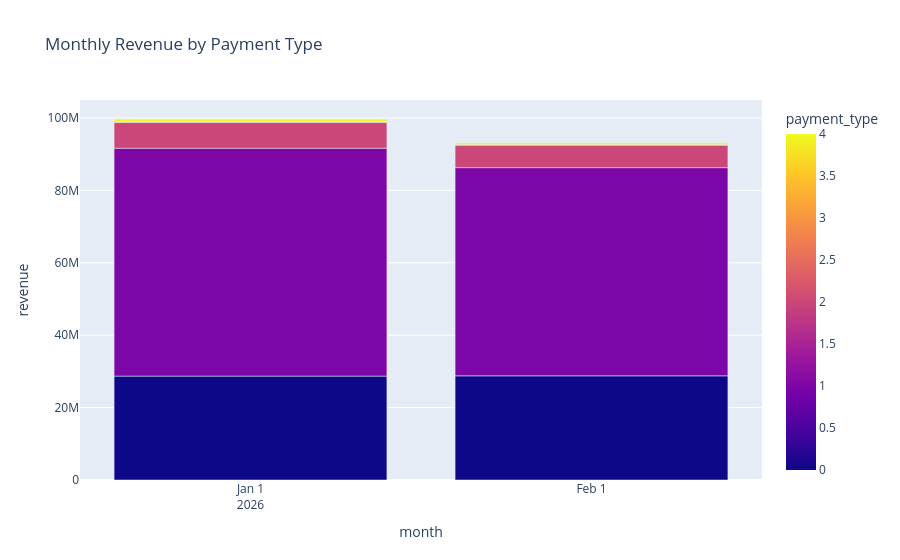

Write notebook code for a chart like this one.
### Code cell
question = "Can you show me revenue for each payment type monthly, the sql output should look something like this (month,payment type,revenue)"
output_df = query_to_sql_to_chart(question ,DATABASE_PATH)

### Figure 1 — Plotly figure (JSON) as saved in the notebook; plotly's stock layout.template omitted (floating-point values rounded to 4 significant figures)
{"data": [{"alignmentgroup": "True", "hovertemplate": "month=%{x}<br>revenue=%{y}<br>payment_type=%{marker.color}<extra></extra>", "legendgroup": "", "marker": {"color": [0, 1, 2, 3, 4, 0, 1, 2, 3, 4], "coloraxis": "coloraxis", "pattern": {"shape": ""}}, "name": "", "offsetgroup": "", "orientation": "v", "showlegend": false, "textposition": "auto", "type": "bar", "x": ["2026-01", "2026-01", "2026-01", "2026-01", "2026-01", "2026-02", "2026-02", "2026-02", "2026-02", "2026-02"], "xaxis": "x", "y": [28697607, 62949353, 7091402, 213550, 765843, 28773876, 57510543, 6212908, 156377, 515989], "yaxis": "y"}], "layout": {"barmode": "group", "coloraxis": {"colorbar": {"title": {"text": "payment_type"}}, "colorscale": [[0, "#0d0887"], [0.1111, "#46039f"], [0.2222, "#7201a8"], [0.3333, "#9c179e"], [0.4444, "#bd3786"], [0.5556, "#d8576b"], [0.6667, "#ed7953"], [0.7778, "#fb9f3a"], [0.8889, "#fdca26"], [1, "#f0f921"]]}, "legend": {"tracegroupgap": 0}, "title": {"text": "Monthly Revenue by Payment Type"}, "xaxis": {"anchor": "y", "domain": [0, 1], "title": {"text": "month"}}, "yaxis": {"anchor": "x", "domain": [0, 1], "title": {"text": "revenue"}}}}
